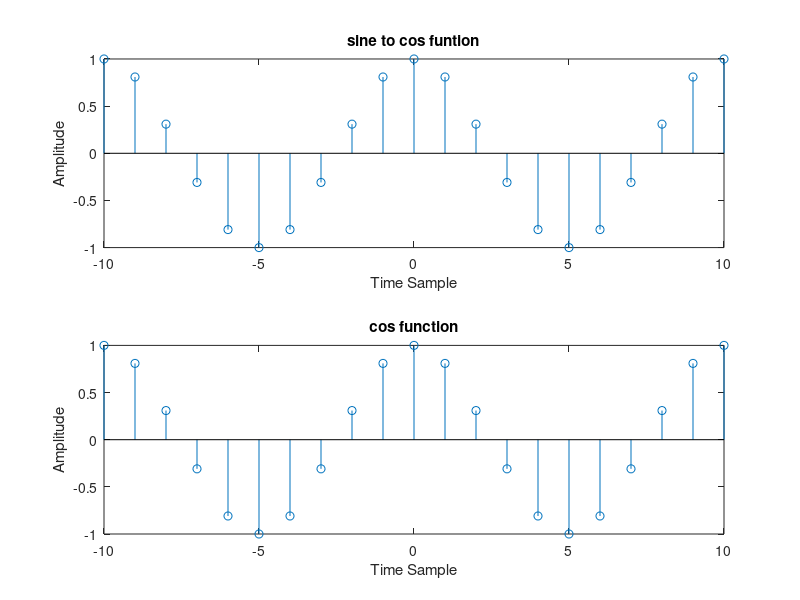

Recreate this plot in MATLAB.
n =-10 : 10;
%x_n =sin(2*pi * 0.1*n);

x_n =sin(pi/2-((2*pi*0.1*n)));
subplot(2,1,1);
stem(n,x_n);
xlabel('Time Sample');
ylabel('Amplitude');
title('sine to cos funtion');

x_n =cos(2*pi*0.1*n);
subplot(2,1,2);
stem(n,x_n);
xlabel('Time Sample');
ylabel('Amplitude');
title('cos function');